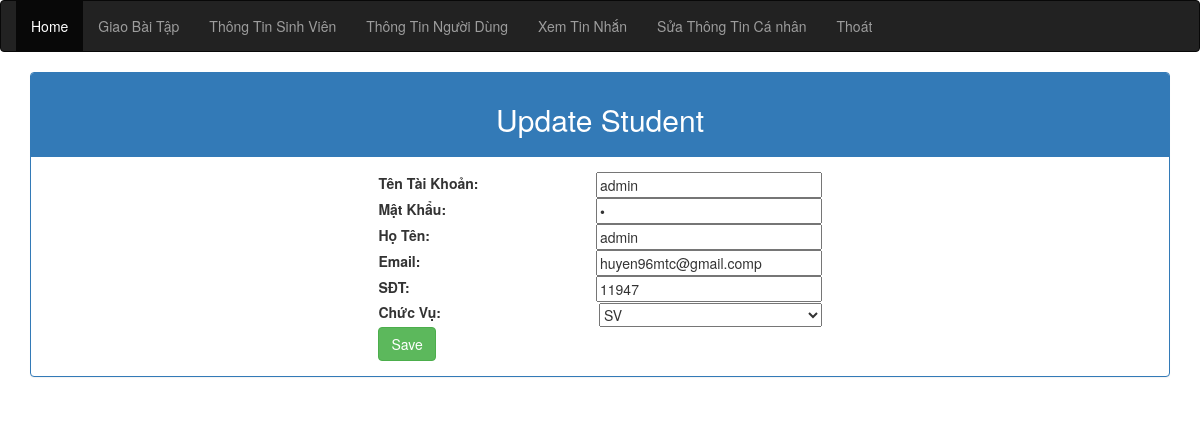
Page /add_sv.php?id=75 on the committed database.
### tables this page shows
CREATE TABLE `sinhvien` (
  `id` int(11) NOT NULL,
  `username` varchar(50) NOT NULL,
  `password` varchar(50) NOT NULL,
  `name` varchar(50) NOT NULL,
  `email` varchar(50) NOT NULL,
  `sdt` varchar(50) NOT NULL,
  `chucvu` varchar(50) NOT NULL
);

### dbhelp.php (called while the page is built, shortened)
<?php
function executeResult($sql) {
	$conn = mysqli_connect(HOST, USERNAME, PASSWORD, DATABASE);
	$resultset = mysqli_query($conn, $sql);
	$list      = [];
	while ($row = mysqli_fetch_array($resultset, 1)) {
		$list[] = $row;
	}
	return $list;
}

### add_sv.php (the view, shortened to what this page needs)
<?php
require_once('dbhelp.php');
$s_username = $s_password = $s_name = $s_email = $s_sdt = $s_chucvu = '';
$id = '';
if (isset($_GET['id'])) {
	$id          = $_GET['id'];
	$sql         = 'select * from sinhvien where id = ' . $id;
	$studentList = executeResult($sql);
	if ($studentList != null && count($studentList) > 0) {
		$std        = $studentList[0];
		$s_username = $std['username'];
		$s_password      = $std['password'];
		$s_name = $std['name'];
		$s_email  = $std['email'];
		$s_sdt  = $std['sdt'];
	} else {
		$id = '';
	}
}
?>
<!DOCTYPE html>
<html>
<head>
	<link rel="stylesheet" href="https://maxcdn.bootstrapcdn.com/bootstrap/3.4.1/css/bootstrap.min.css">
	<link rel="stylesheet" href="updateprofile.css">
</head>
<body>
	<nav class="navbar navbar-inverse">
		<div class="container-fluid">
			<ul class="nav navbar-nav ">
				<li class="active" onclick="window.open('fuctionforql.php','_self')"><a>Home</a></li>
				<li><a onclick="window.open('givetask.php', '_self')">Giao Bài Tập</a></li>
				<li><a onclick="window.open('inforsv.php', '_self')">Thông Tin Sinh Viên</a></li>
				<li><a onclick="window.open('inforuser.php', '_self')">Thông Tin Người Dùng</a></li>
				<li><a onclick="window.open('message.php', '_self')">Xem Tin Nhắn</a></li>
				<li><a onclick="window.open('updateprofile.php', '_self')">Sửa Thông Tin Cá nhân</a></li>
				<li><a onclick="window.open('deletesesstion.php', '_self')">Thoát</a></li>
			</ul>
		</div>
	</nav>
	<div class="container">
		<div class="panel panel-primary">
			<div class="panel-heading">
				<?php
				if ($id == '') {
					echo '<h2 class="text-center">Add Student</h2>';
				} else {
					echo '<h2 class="text-center">Update Student</h2>';
				}
				?>
			</div>
			<div class="panel-body center__update">
				<form method="post">
					<div class="trungtam">
						<label><b>Tên Tài Khoản:</b></label>
						<input required="true" type="text" class="" id="username" name="username" value="<?= $s_username ?>">
					</div>
					<div class="trungtam">
						<label><b>Mật Khẩu:</b></label>
						<input type="password" class="" id="password" name="password" value="<?= $s_password ?>" required>
					</div>
					<div class="trungtam">
						<label><b>Họ Tên:</b></label>
						<input type="text" class="" id="name" name="name" value="<?= $s_name ?>">
					</div>
					<div class="trungtam">
						<label><b>Email:</b></label>
						<input type="text" class="" id="email" name="email" value="<?= $s_email ?>" required>
					</div>
					<div class="trungtam">
						<label><b>SĐT:</b></label>
						<input type="number" class="" id="sdt" name="sdt" value="<?= $s_sdt ?>" required>
					</div>
					<div class="trungtam">
						<label><b>Chức Vụ:</b></label>
						<select name="chucvu">
							<option value="SV" selected >SV</option>
						</select>
					</div>
					<button class="btn btn-success">Save</button>
				</form>
			</div>
		</div>
	</div>
</body>
</html>

### updateprofile.css (style rules this page uses)
.center__update { width: 100%; display: flex; justify-content: center; align-items: center; flex-direction: column; }
.trungtam { display: flex; flex-direction: row; justify-content: center; align-items: center; width: 100%; }
.trungtam label, .trungtam input, .trungtam select { flex: 1; }
.center__update form { width: 40%; }

### rows in the picture
sinhvien: username "admin", name "admin", email "huyen96mtc@gmail.comp", sdt "11947"
